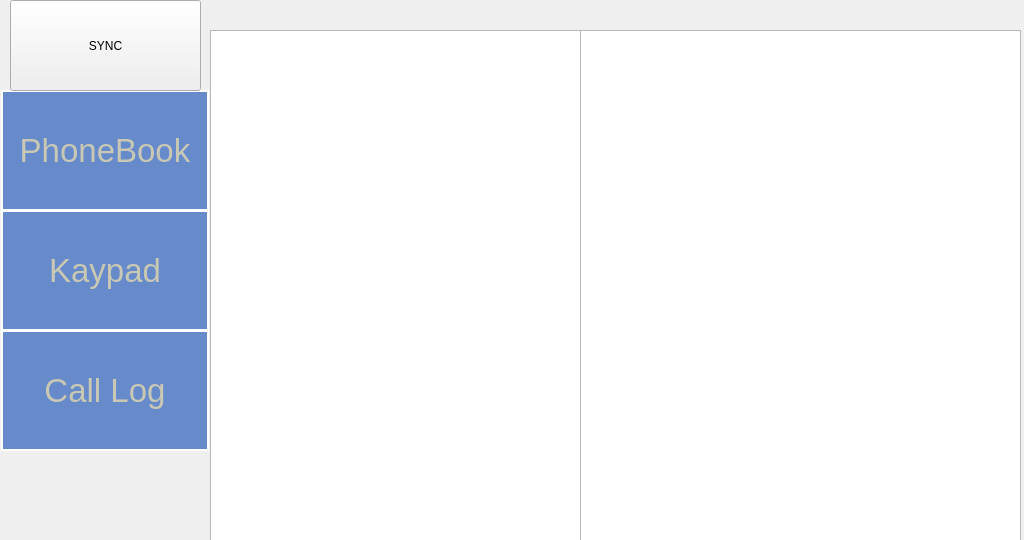
<?xml version="1.0" encoding="UTF-8"?>
<ui version="4.0">
 <class>CallMenuWidget</class>
 <widget class="QWidget" name="CallMenuWidget">
  <property name="geometry">
   <rect>
    <x>0</x>
    <y>0</y>
    <width>1024</width>
    <height>540</height>
   </rect>
  </property>
  <property name="windowTitle">
   <string>Dialog</string>
  </property>
  <property name="styleSheet">
   <string notr="true">QDialog {
	background: rgb(70, 113, 136);
}</string>
  </property>
  <widget class="QPushButton" name="BUTTON_PHONEBOOK_MENU">
   <property name="geometry">
    <rect>
     <x>1</x>
     <y>90</y>
     <width>208</width>
     <height>121</height>
    </rect>
   </property>
   <property name="font">
    <font>
     <pointsize>25</pointsize>
    </font>
   </property>
   <property name="focusPolicy">
    <enum>Qt::NoFocus</enum>
   </property>
   <property name="styleSheet">
    <string notr="true">QPushButton {
	border: 2px solid rgb(255, 255, 255);
	background-color: rgba(64, 110, 191, 200);
	color: rgb(200, 200, 180);
}

QPushButton:pressed {
	border: 2px solid rgb(200, 200, 200);
	background-color: rgba(64, 50, 191, 200);
	color: rgb(200, 200, 180);
}</string>
   </property>
   <property name="text">
    <string>PhoneBook</string>
   </property>
  </widget>
  <widget class="QPushButton" name="BUTTON_KEYPAD_MENU">
   <property name="geometry">
    <rect>
     <x>1</x>
     <y>210</y>
     <width>208</width>
     <height>121</height>
    </rect>
   </property>
   <property name="font">
    <font>
     <pointsize>25</pointsize>
    </font>
   </property>
   <property name="focusPolicy">
    <enum>Qt::NoFocus</enum>
   </property>
   <property name="styleSheet">
    <string notr="true">QPushButton {
	border: 2px solid rgb(255, 255, 255);
	background-color: rgba(64, 110, 191, 200);
	color: rgb(200, 200, 180);
}

QPushButton:pressed {
	border: 2px solid rgb(200, 200, 200);
	background-color: rgba(64, 50, 191, 200);
	color: rgb(200, 200, 180);
}</string>
   </property>
   <property name="text">
    <string>Kaypad</string>
   </property>
  </widget>
  <widget class="QPushButton" name="BUTTON_LOG_MENU">
   <property name="geometry">
    <rect>
     <x>1</x>
     <y>330</y>
     <width>208</width>
     <height>121</height>
    </rect>
   </property>
   <property name="font">
    <font>
     <pointsize>25</pointsize>
    </font>
   </property>
   <property name="focusPolicy">
    <enum>Qt::NoFocus</enum>
   </property>
   <property name="styleSheet">
    <string notr="true">QPushButton {
	border: 2px solid rgb(255, 255, 255);
	background-color: rgba(64, 110, 191, 200);
	color: rgb(200, 200, 180);
}

QPushButton:pressed {
	border: 2px solid rgb(200, 200, 200);
	background-color: rgba(64, 50, 191, 200);
	color: rgb(200, 200, 180);
}</string>
   </property>
   <property name="text">
    <string>Call Log</string>
   </property>
  </widget>
  <widget class="QWidget" name="WIDGET_PHONEBOOK" native="true">
   <property name="geometry">
    <rect>
     <x>210</x>
     <y>30</y>
     <width>811</width>
     <height>511</height>
    </rect>
   </property>
   <property name="focusPolicy">
    <enum>Qt::NoFocus</enum>
   </property>
   <widget class="QListWidget" name="LISTWIDGET_PHONEBOOK">
    <property name="geometry">
     <rect>
      <x>0</x>
      <y>0</y>
      <width>371</width>
      <height>511</height>
     </rect>
    </property>
    <property name="font">
     <font>
      <pointsize>25</pointsize>
     </font>
    </property>
    <property name="styleSheet">
     <string notr="true">QScrollBar:vertical {
	width: 40px;
}</string>
    </property>
    <property name="horizontalScrollBarPolicy">
     <enum>Qt::ScrollBarAlwaysOff</enum>
    </property>
    <property name="textElideMode">
     <enum>Qt::ElideLeft</enum>
    </property>
    <property name="spacing">
     <number>15</number>
    </property>
   </widget>
   <widget class="QListWidget" name="LISTWIDGET_PHONEBOOK_DETAIL">
    <property name="geometry">
     <rect>
      <x>370</x>
      <y>0</y>
      <width>441</width>
      <height>511</height>
     </rect>
    </property>
    <property name="font">
     <font>
      <pointsize>30</pointsize>
     </font>
    </property>
    <property name="spacing">
     <number>15</number>
    </property>
   </widget>
  </widget>
  <widget class="QWidget" name="WIDGET_KEYPAD" native="true">
   <property name="geometry">
    <rect>
     <x>210</x>
     <y>30</y>
     <width>811</width>
     <height>511</height>
    </rect>
   </property>
   <property name="focusPolicy">
    <enum>Qt::NoFocus</enum>
   </property>
   <widget class="QPushButton" name="BUTTON_KEY_1">
    <property name="geometry">
     <rect>
      <x>30</x>
      <y>110</y>
      <width>80</width>
      <height>80</height>
     </rect>
    </property>
    <property name="font">
     <font>
      <pointsize>20</pointsize>
     </font>
    </property>
    <property name="focusPolicy">
     <enum>Qt::NoFocus</enum>
    </property>
    <property name="styleSheet">
     <string notr="true">QPushButton {
	border: none;
	border-radius: 40px;
	background-color: rgb(229,229,230);
}

QPushButton:pressed {
	border: none;
	border-radius: 40px;
	background-color: rgb(107,117,141);
}</string>
    </property>
    <property name="text">
     <string>1</string>
    </property>
   </widget>
   <widget class="QLineEdit" name="EDIT_INPUT">
    <property name="geometry">
     <rect>
      <x>20</x>
      <y>30</y>
      <width>341</width>
      <height>51</height>
     </rect>
    </property>
    <property name="font">
     <font>
      <pointsize>20</pointsize>
     </font>
    </property>
    <property name="focusPolicy">
     <enum>Qt::NoFocus</enum>
    </property>
    <property name="styleSheet">
     <string notr="true">background: transparent;</string>
    </property>
    <property name="inputMethodHints">
     <set>Qt::ImhNone</set>
    </property>
    <property name="text">
     <string/>
    </property>
    <property name="clearButtonEnabled">
     <bool>true</bool>
    </property>
   </widget>
   <widget class="QPushButton" name="BUTTON_KEY_7">
    <property name="geometry">
     <rect>
      <x>30</x>
      <y>310</y>
      <width>80</width>
      <height>80</height>
     </rect>
    </property>
    <property name="font">
     <font>
      <pointsize>20</pointsize>
     </font>
    </property>
    <property name="focusPolicy">
     <enum>Qt::NoFocus</enum>
    </property>
    <property name="styleSheet">
     <string notr="true">QPushButton {
	border: none;
	border-radius: 40px;
	background-color: rgb(229,229,230);
}

QPushButton:pressed {
	border: none;
	border-radius: 40px;
	background-color: rgb(107,117,141);
}</string>
    </property>
    <property name="text">
     <string>7</string>
    </property>
   </widget>
   <widget class="QPushButton" name="BUTTON_KEY_6">
    <property name="geometry">
     <rect>
      <x>270</x>
      <y>210</y>
      <width>80</width>
      <height>80</height>
     </rect>
    </property>
    <property name="font">
     <font>
      <pointsize>20</pointsize>
     </font>
    </property>
    <property name="focusPolicy">
     <enum>Qt::NoFocus</enum>
    </property>
    <property name="styleSheet">
     <string notr="true">QPushButton {
	border: none;
	border-radius: 40px;
	background-color: rgb(229,229,230);
}

QPushButton:pressed {
	border: none;
	border-radius: 40px;
	background-color: rgb(107,117,141);
}</string>
    </property>
    <property name="text">
     <string>6</string>
    </property>
   </widget>
   <widget class="QPushButton" name="BUTTON_KEY_4">
    <property name="geometry">
     <rect>
      <x>30</x>
      <y>210</y>
      <width>80</width>
      <height>80</height>
     </rect>
    </property>
    <property name="font">
     <font>
      <pointsize>20</pointsize>
     </font>
    </property>
    <property name="focusPolicy">
     <enum>Qt::NoFocus</enum>
    </property>
    <property name="styleSheet">
     <string notr="true">QPushButton {
	border: none;
	border-radius: 40px;
	background-color: rgb(229,229,230);
}

QPushButton:pressed {
	border: none;
	border-radius: 40px;
	background-color: rgb(107,117,141);
}</string>
    </property>
    <property name="text">
     <string>4</string>
    </property>
   </widget>
   <widget class="QPushButton" name="BUTTON_KEY_9">
    <property name="geometry">
     <rect>
      <x>270</x>
      <y>310</y>
      <width>80</width>
      <height>80</height>
     </rect>
    </property>
    <property name="font">
     <font>
      <pointsize>20</pointsize>
     </font>
    </property>
    <property name="focusPolicy">
     <enum>Qt::NoFocus</enum>
    </property>
    <property name="styleSheet">
     <string notr="true">QPushButton {
	border: none;
	border-radius: 40px;
	background-color: rgb(229,229,230);
}

QPushButton:pressed {
	border: none;
	border-radius: 40px;
	background-color: rgb(107,117,141);
}</string>
    </property>
    <property name="text">
     <string>9</string>
    </property>
   </widget>
   <widget class="QPushButton" name="BUTTON_KEY_5">
    <property name="geometry">
     <rect>
      <x>150</x>
      <y>210</y>
      <width>80</width>
      <height>80</height>
     </rect>
    </property>
    <property name="font">
     <font>
      <pointsize>20</pointsize>
     </font>
    </property>
    <property name="focusPolicy">
     <enum>Qt::NoFocus</enum>
    </property>
    <property name="styleSheet">
     <string notr="true">QPushButton {
	border: none;
	border-radius: 40px;
	background-color: rgb(229,229,230);
}

QPushButton:pressed {
	border: none;
	border-radius: 40px;
	background-color: rgb(107,117,141);
}</string>
    </property>
    <property name="text">
     <string>5</string>
    </property>
   </widget>
   <widget class="QPushButton" name="BUTTON_DIAL">
    <property name="geometry">
     <rect>
      <x>420</x>
      <y>120</y>
      <width>211</width>
      <height>91</height>
     </rect>
    </property>
    <property name="focusPolicy">
     <enum>Qt::NoFocus</enum>
    </property>
    <property name="text">
     <string>Dial</string>
    </property>
   </widget>
   <widget class="QPushButton" name="BUTTON_KEY_BACKSPACE">
    <property name="geometry">
     <rect>
      <x>270</x>
      <y>420</y>
      <width>69</width>
      <height>68</height>
     </rect>
    </property>
    <property name="font">
     <font>
      <pointsize>20</pointsize>
     </font>
    </property>
    <property name="focusPolicy">
     <enum>Qt::NoFocus</enum>
    </property>
    <property name="styleSheet">
     <string notr="true">QPushButton {
	border: none;
	background-image: url(:/Keyboard/bs.png);
}</string>
    </property>
    <property name="text">
     <string/>
    </property>
   </widget>
   <widget class="QPushButton" name="BUTTON_KEY_2">
    <property name="geometry">
     <rect>
      <x>150</x>
      <y>110</y>
      <width>80</width>
      <height>80</height>
     </rect>
    </property>
    <property name="font">
     <font>
      <pointsize>20</pointsize>
     </font>
    </property>
    <property name="focusPolicy">
     <enum>Qt::NoFocus</enum>
    </property>
    <property name="styleSheet">
     <string notr="true">QPushButton {
	border: none;
	border-radius: 40px;
	background-color: rgb(229,229,230);
}

QPushButton:pressed {
	border: none;
	border-radius: 40px;
	background-color: rgb(107,117,141);
}</string>
    </property>
    <property name="text">
     <string>2</string>
    </property>
   </widget>
   <widget class="QPushButton" name="BUTTON_KEY_0">
    <property name="geometry">
     <rect>
      <x>150</x>
      <y>410</y>
      <width>80</width>
      <height>80</height>
     </rect>
    </property>
    <property name="font">
     <font>
      <pointsize>20</pointsize>
     </font>
    </property>
    <property name="focusPolicy">
     <enum>Qt::NoFocus</enum>
    </property>
    <property name="styleSheet">
     <string notr="true">QPushButton {
	border: none;
	border-radius: 40px;
	background-color: rgb(229,229,230);
}

QPushButton:pressed {
	border: none;
	border-radius: 40px;
	background-color: rgb(107,117,141);
}</string>
    </property>
    <property name="text">
     <string>0</string>
    </property>
   </widget>
   <widget class="QPushButton" name="BUTTON_KEY_8">
    <property name="geometry">
     <rect>
      <x>150</x>
      <y>310</y>
      <width>80</width>
      <height>80</height>
     </rect>
    </property>
    <property name="font">
     <font>
      <pointsize>20</pointsize>
     </font>
    </property>
    <property name="focusPolicy">
     <enum>Qt::NoFocus</enum>
    </property>
    <property name="styleSheet">
     <string notr="true">QPushButton {
	border: none;
	border-radius: 40px;
	background-color: rgb(229,229,230);
}

QPushButton:pressed {
	border: none;
	border-radius: 40px;
	background-color: rgb(107,117,141);
}</string>
    </property>
    <property name="text">
     <string>8</string>
    </property>
   </widget>
   <widget class="QPushButton" name="BUTTON_KEY_3">
    <property name="geometry">
     <rect>
      <x>270</x>
      <y>110</y>
      <width>80</width>
      <height>80</height>
     </rect>
    </property>
    <property name="font">
     <font>
      <pointsize>20</pointsize>
     </font>
    </property>
    <property name="focusPolicy">
     <enum>Qt::NoFocus</enum>
    </property>
    <property name="styleSheet">
     <string notr="true">QPushButton {
	border: none;
	border-radius: 40px;
	background-color: rgb(229,229,230);
}

QPushButton:pressed {
	border: none;
	border-radius: 40px;
	background-color: rgb(107,117,141);
}</string>
    </property>
    <property name="text">
     <string>3</string>
    </property>
   </widget>
   <widget class="QPushButton" name="BUTTON_RE_DIAL">
    <property name="geometry">
     <rect>
      <x>420</x>
      <y>230</y>
      <width>211</width>
      <height>91</height>
     </rect>
    </property>
    <property name="focusPolicy">
     <enum>Qt::NoFocus</enum>
    </property>
    <property name="text">
     <string>Re-Dial</string>
    </property>
   </widget>
  </widget>
  <widget class="QWidget" name="WIDGET_LOG" native="true">
   <property name="geometry">
    <rect>
     <x>210</x>
     <y>30</y>
     <width>811</width>
     <height>511</height>
    </rect>
   </property>
   <property name="focusPolicy">
    <enum>Qt::NoFocus</enum>
   </property>
   <widget class="QListWidget" name="LISTWIDGET_CALL_LOG">
    <property name="geometry">
     <rect>
      <x>0</x>
      <y>0</y>
      <width>371</width>
      <height>511</height>
     </rect>
    </property>
   </widget>
  </widget>
  <widget class="QPushButton" name="BUTTON_SYNC">
   <property name="geometry">
    <rect>
     <x>10</x>
     <y>0</y>
     <width>191</width>
     <height>91</height>
    </rect>
   </property>
   <property name="focusPolicy">
    <enum>Qt::NoFocus</enum>
   </property>
   <property name="text">
    <string>SYNC</string>
   </property>
  </widget>
  <widget class="QLabel" name="LABEL_LOADING">
   <property name="geometry">
    <rect>
     <x>10</x>
     <y>0</y>
     <width>121</width>
     <height>91</height>
    </rect>
   </property>
   <property name="text">
    <string/>
   </property>
  </widget>
  <zorder>WIDGET_KEYPAD</zorder>
  <zorder>BUTTON_PHONEBOOK_MENU</zorder>
  <zorder>BUTTON_KEYPAD_MENU</zorder>
  <zorder>BUTTON_LOG_MENU</zorder>
  <zorder>BUTTON_SYNC</zorder>
  <zorder>WIDGET_PHONEBOOK</zorder>
  <zorder>LABEL_LOADING</zorder>
  <zorder>WIDGET_LOG</zorder>
 </widget>
 <resources/>
 <connections/>
</ui>
